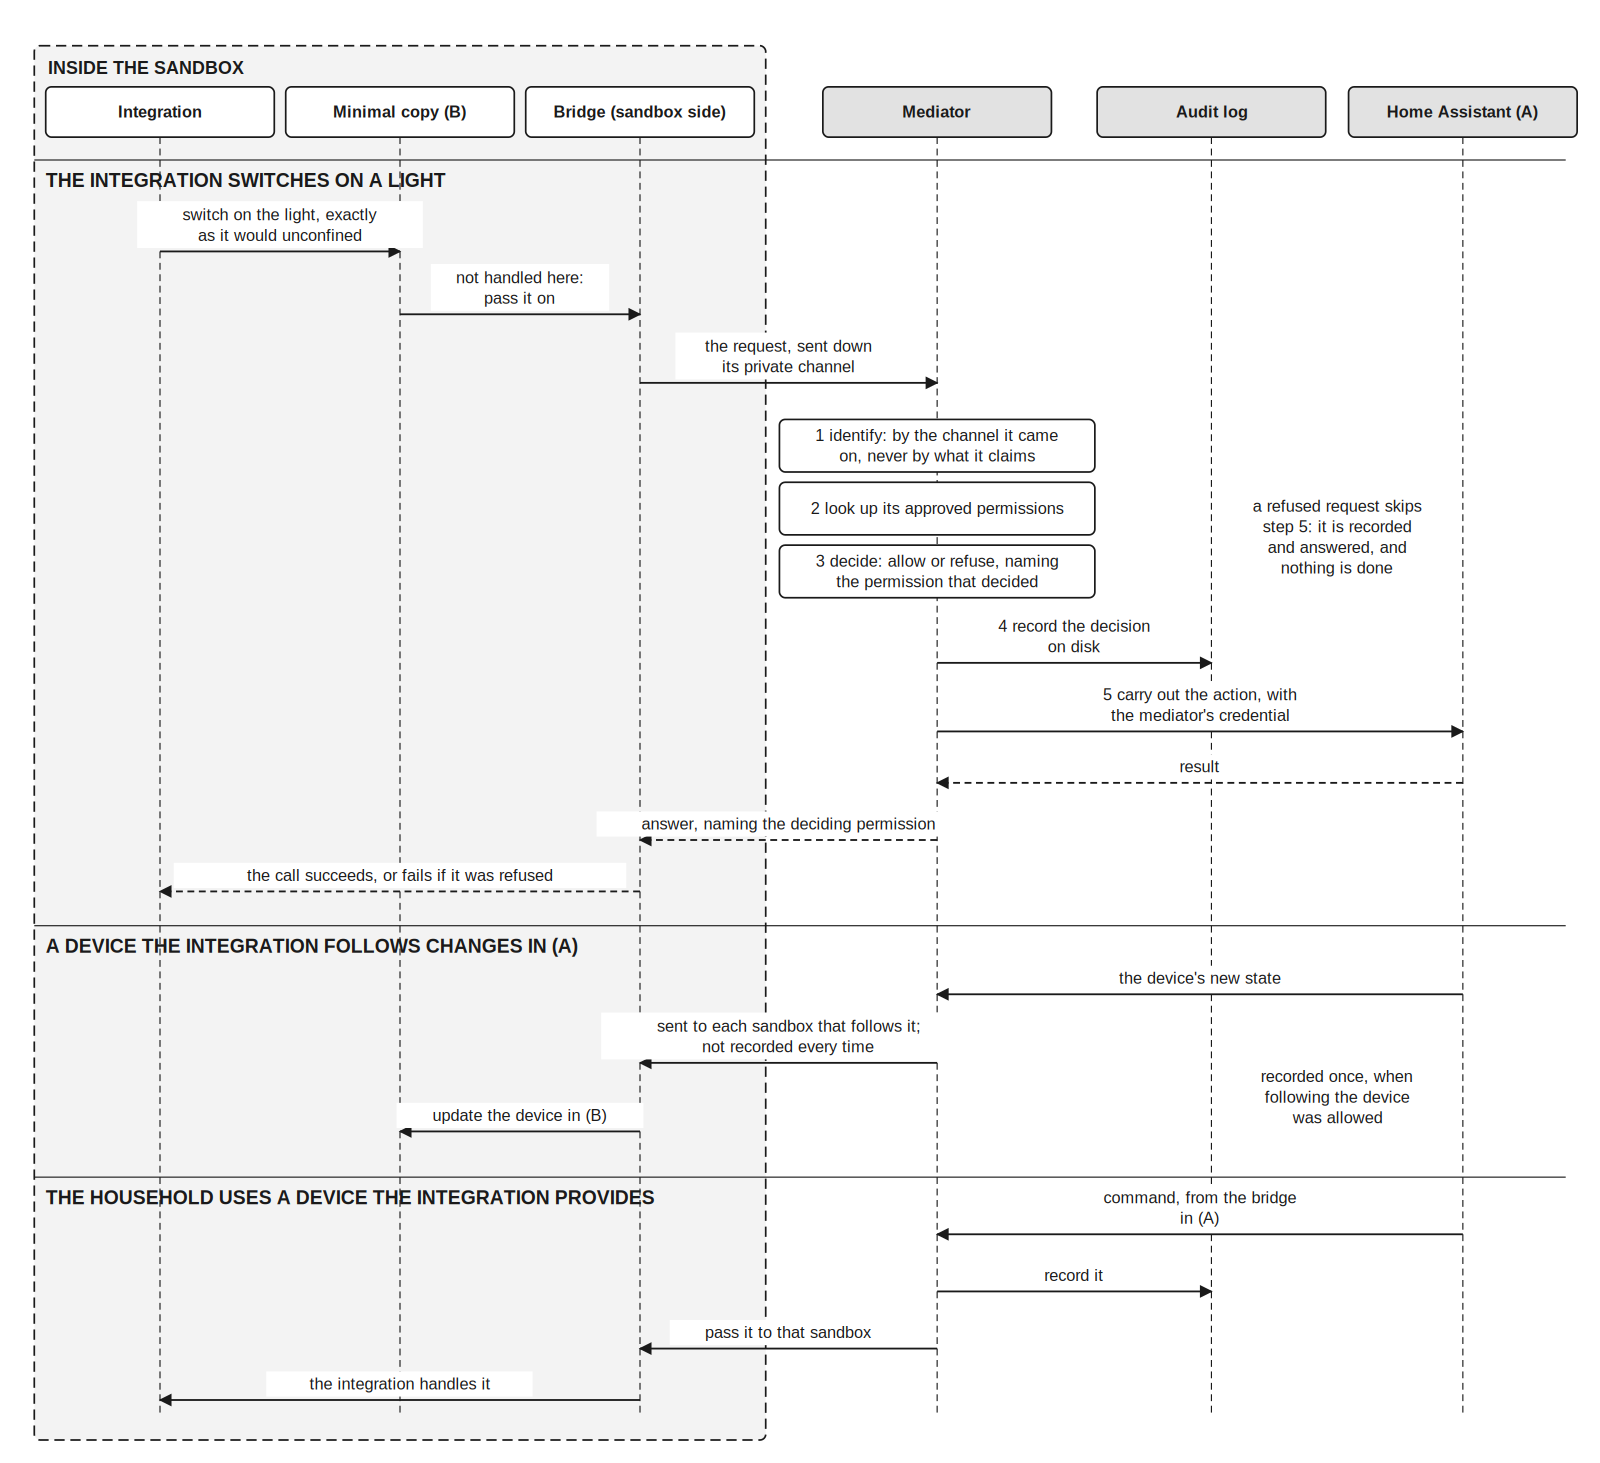

Write Python code to recreate this figure.
"""Interim report Figure 5.2 — the life of a request, with plain-language labels (Younes,
2026-10-25). Same layout as fig_9_3_request.py (the final report's Figure 9.3); only the labels
are simplified. Writes fig_i5_2_request.svg. Run:  python3 fig_i5_2_request.py
"""

from pathlib import Path

from svg9 import Canvas

OUT = Path(__file__).parent / "fig_i5_2_request.svg"

LANES = {  # name: (x, heading)
    "int": (140, "Integration"),
    "b": (350, "Minimal copy (B)"),
    "half": (560, "Bridge (sandbox side)"),
    "med": (820, "Mediator"),
    "log": (1060, "Audit log"),
    "a": (1280, "Home Assistant (A)"),
}
SANDBOX = ("int", "b", "half")
TOP, BOTTOM = 110, 1240

c = Canvas(1400, 1280, text_scale=1.3)
c.box(30, 40, 640, BOTTOM - 20, fill="light", dashed=True, title="INSIDE THE SANDBOX")
for key, (x, heading) in LANES.items():
    c.box(x - 100, 76, 200, 44, heading, fill="white" if key in SANDBOX else "mid", size=11,
          weight="bold")
    c.line([(x, 120), (x, BOTTOM)], arrow=False, dashed=True, width=1)


def msg(a, b, y, text, dashed=False):
    """A message from lane a to lane b, its label just above the arrow."""
    xa, xb = LANES[a][0], LANES[b][0]
    c.line([(xa, y), (xb, y)], dashed=dashed)
    lift = ((11 * c.text_scale + 4) * (text.count("\n") + 1) + 4) / 2 + 3
    c.label((xa + xb) / 2, y - lift, text, size=11)


def step(lane, y, text, h=46):
    """Work a lane does itself: a box on its lifeline."""
    x = LANES[lane][0]
    c.box(x - 138, y - h / 2, 276, h, text, fill="white", size=11)


def panel(y, title):
    c.line([(30, y), (1370, y)], arrow=False, width=1)
    c.text(40, y + 18, title, size=13, weight="bold", anchor="start")


# --- a service call from the sandbox --------------------------------------------------------
panel(140, "THE INTEGRATION SWITCHES ON A LIGHT")
msg("int", "b", 220, "switch on the light, exactly\nas it would unconfined")
msg("b", "half", 275, "not handled here:\npass it on")
msg("half", "med", 335, "the request, sent down\nits private channel")
step("med", 390, "1  identify: by the channel it came\non, never by what it claims")
step("med", 445, "2  look up its approved permissions")
step("med", 500, "3  decide: allow or refuse, naming\nthe permission that decided")
msg("med", "log", 580, "4  record the decision\non disk")
msg("med", "a", 640, "5  carry out the action, with\nthe mediator's credential")
msg("a", "med", 685, "result", dashed=True)
msg("med", "half", 735, "answer, naming the deciding permission", dashed=True)
msg("half", "int", 780, "the call succeeds, or fails if it was refused", dashed=True)
c.label(1170, 470, "a refused request skips\nstep 5: it is recorded\nand answered, and\nnothing is done", size=11)

# --- a state pushed into the sandbox --------------------------------------------------------
panel(810, "A DEVICE THE INTEGRATION FOLLOWS CHANGES IN (A)")
msg("a", "med", 870, "the device's new state")
msg("med", "half", 930, "sent to each sandbox that follows it;\nnot recorded every time")
msg("half", "b", 990, "update the device in (B)")
c.label(1170, 960, "recorded once, when\nfollowing the device\nwas allowed", size=11)

# --- a household's command into the sandbox ---------------------------------------------------
panel(1030, "THE HOUSEHOLD USES A DEVICE THE INTEGRATION PROVIDES")
msg("a", "med", 1080, "command, from the bridge\nin (A)")
msg("med", "log", 1130, "record it")
msg("med", "half", 1180, "pass it to that sandbox")
msg("half", "int", 1225, "the integration handles it")

c.save(OUT)
